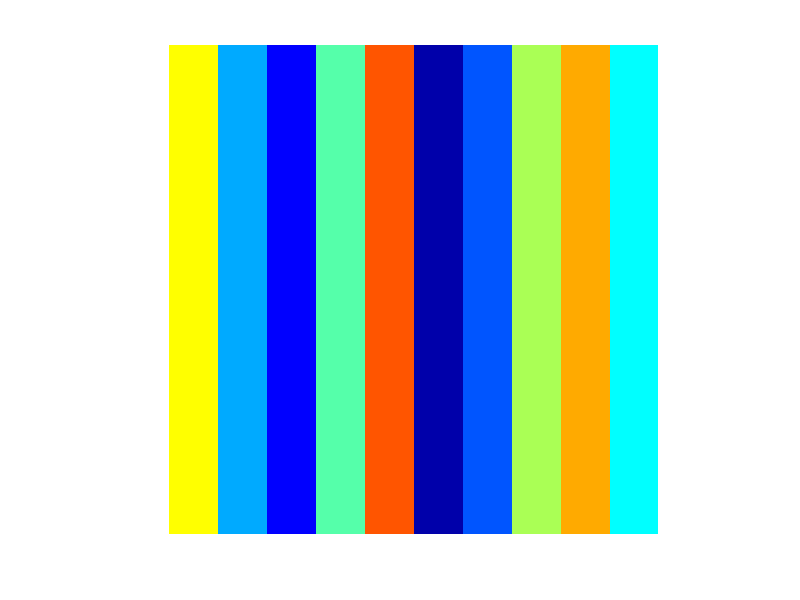

Source code (MATLAB): (Note: this script raises an error after producing the figure.)
%% This is a tutorial for the Remote Data Toolbox object-oriented API.
%
% This script shows how you might generate some data as part of a project
% and publish that data as an artifact to the project's remote data
% repository.
%
% This script uses a JSON file to configure a Remote Data Toolbox client
% object with things like the Url of the project's remote repository.  This
% simplifies various calls to the Remote Data Toolbox functions.
%
% You probably don't want to store your project's repository credentials in
% a JSON file, because others would be able to read it.  So before
% publishing data, this script will prompt you to enter a password into a
% dialog window.  For this demo, use the user name "test" and password
% "test123".
%
% See also rdtExampleReadData, rdtPublishArtifacts
%
% Copyright (c) 2015 RemoteDataToolbox Team

clear;
clc;

%% Generate an image.

% generate some random data and save it as an image.
row = 1 + floor((0:499) / 50);
indexes = repmat(row, 500, 1);
colors = jet(10);
colors = colors(randperm(10), :);
imageData = colors(indexes, :);
imageData = reshape(imageData, 500, 500, 3);
imageFile = fullfile(tempdir(), 'demo-image.png');
imwrite(imageData, imageFile, 'png');

% view the image
imshow(imageFile)

%% Create a client object with project configuration and credentials.
client = RdtClient('brainard-archiva');
client.credentialsDialog();

%% Publish the image as an artifact.

% change to the "remote path" where we want to publish the artifact
client.crp('project-demo');

% each artifact must have a version, the default is version '1'
version = '40';

% supply the configuration, which now contains publishing credentials
artifact = client.publishArtifact(imageFile, ...
    'version', version, ...
    'description', 'This is a test image with random-colored vertical stripes.', ...
    'name', 'Dr. Stripes');

%% See metadata about the new artifact!
disp(artifact)

%% Visit the new artifact on the web!

% From the directory listing, click on png file and check that the image in
% the brwoser matches the image in the Matlab figure.
client.openBrowser(artifact);
